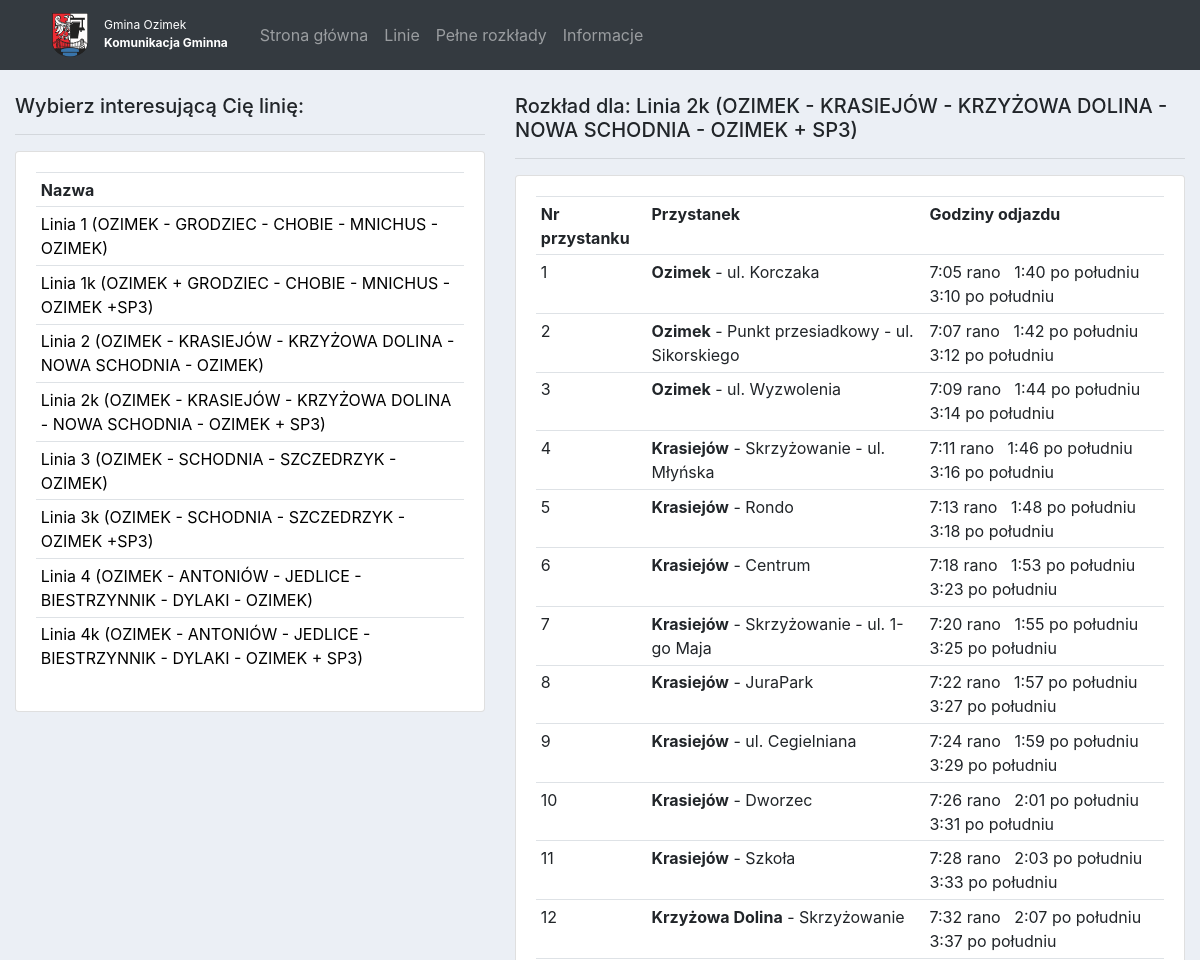
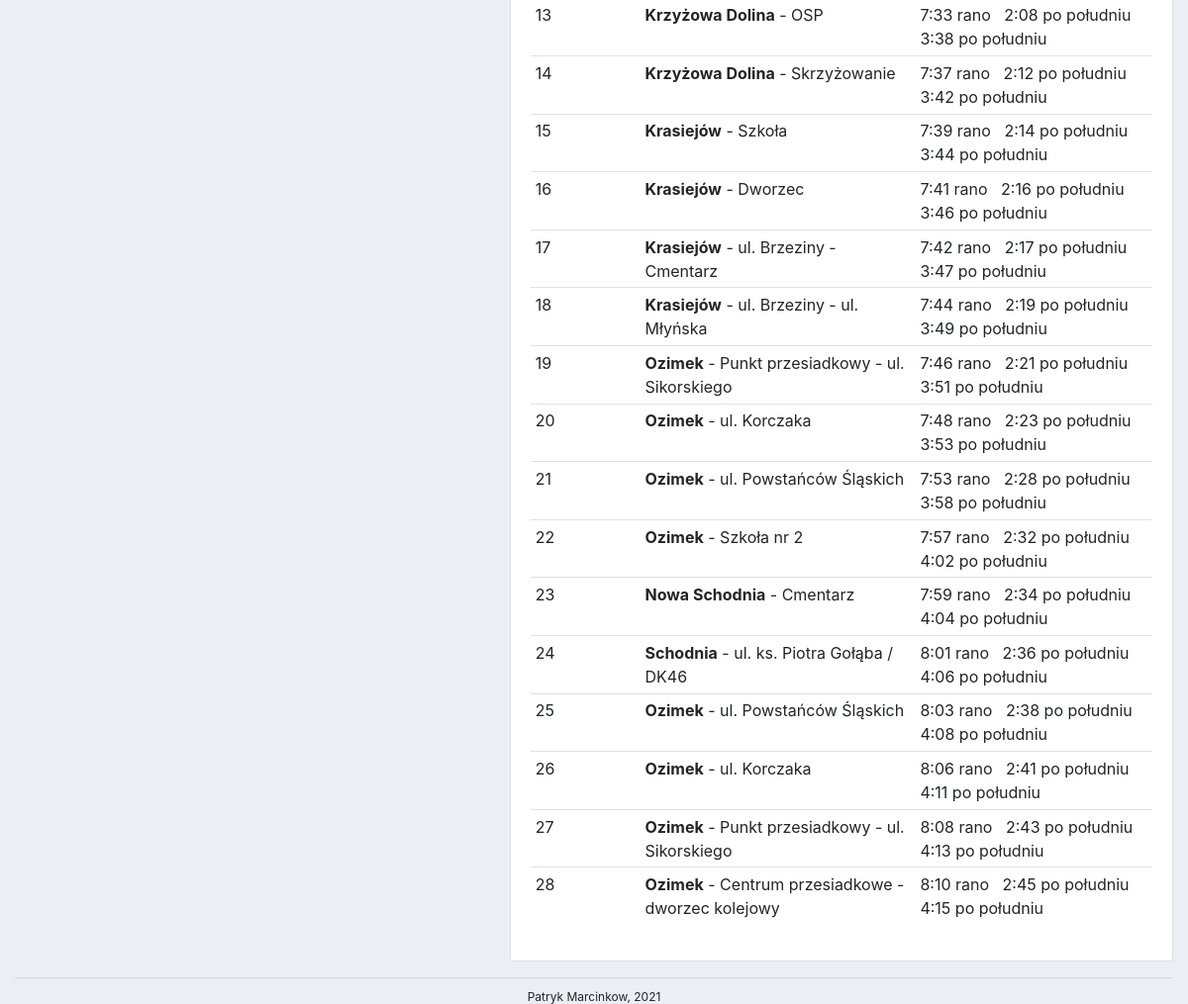
/routes/3/, run on the app's committed database (2 pictures, top to bottom).
### timetable/models.py (models this page shows, shortened)
class Route(models.Model):
    name = models.CharField(max_length=100, null=True)
    def __str__(self):
        return self.name

class Route_details(models.Model):
    route_id = models.ForeignKey(Route, on_delete=models.SET_NULL, null=True)
    stop_nr = models.IntegerField(null=False)
    stop_id = models.ForeignKey(Stop, on_delete=models.SET_NULL, null=True)
    time_diff = models.IntegerField(null=True)
    class Meta:
        unique_together = (("route_id", "stop_nr"),)

class Stop(models.Model):
    name = models.CharField(max_length=200, null=True)
    town = models.ForeignKey(Town, null=True, on_delete=models.SET_NULL)
    def __str__(self):
        return self.name

class Town(models.Model):
    name = models.CharField(max_length=100, null=True)

### timetable/views.py (the view)
# urls.py: path('routes/<str:pk>/', views.route, name="timetable"),
def route(request, pk):
    routes = Route.objects.all().order_by('name')
    selected_route_name = Route.objects.get(pk=pk)
    details = Route_details.objects.filter(route_id=pk)
    time_diffs = details.values_list("time_diff", flat=True)
    starting_hours = Schedule.objects.values_list('start_time', flat=True).filter(route_id=pk)
    time_list = []
    for hour in starting_hours:
        last_stop_time = hour
        time_list_2 = []
        for diff in time_diffs:
            if last_stop_time.minute + diff > 59:
                minutes_to_full_hour = diff - (59 - last_stop_time.minute)
                last_stop_time = datetime.time(last_stop_time.hour + 1, last_stop_time.minute - last_stop_time.minute
                                               + minutes_to_full_hour - 1)
            else:
                last_stop_time = datetime.time(last_stop_time.hour + 0, last_stop_time.minute + diff)
            time_list_2.append(last_stop_time)
        time_list.append(time_list_2)
    context = {'routes': routes, 'details': details, 'time_list': time_list, 'starting_hours': starting_hours,
               'selected_route_name': selected_route_name}
    return render(request, 'timetable/timetable.html', context)

### timetable/templatetags/index.py (called while the page is built)
@register.filter
def index(list, position):
    return list[position]

### timetable/templates/timetable/timetable.html (shortened to what this page needs)
{% extends 'timetable/main.html' %}
{% block content %}
<br>
<div class="row">
    <div class="col-md-5">
        <h5>Wybierz interesującą Cię linię:</h5>
        <hr>
        <div class="card card-body">
            <table class="table table-sm">
                <tr>
                    <th>Nazwa</th>
                </tr>
                {% for route in routes %}
                    <tr>
                        <td><a href="{% url 'timetable' route.id %}">{{route.name}}</a></td>
                    </tr>
                {% endfor %}
            </table>
        </div>
    </div>
    <div class="col-md-7">
        <h5>Rozkład dla:  {{ selected_route_name }}</h5>
        <hr>
        <div class="card card-body">
            <table class="table table-sm">
                <tr>
                    <th>Nr przystanku</th>
                    <th>Przystanek</th>
                    <th>Godziny odjazdu</th>
                </tr>
                {% for detail in details %}
                    <tr>
                        <td>{{detail.stop_nr}}</td>
                        <td><b>{{detail.stop_id.town.name}}</b> - {{detail.stop_id}}</td>
                        {% load index %}
                        <td>
                            {% for starting_hour in starting_hours %}
                            <span class="godzina">
                                {{ time_list|index:forloop.counter0|index:forloop.parentloop.counter0 }}
                            </span>
                            {% endfor %}
                        </td>
                    </tr>
                {% endfor %}
            </table>
        </div>
    </div>
</div>
{% endblock %}

### timetable/static/timetable/css/main.css (style rules this page uses)
body { background-color: #ebeff5; }
td a { text-decoration: none; color: black; }

### data on the page
Route: name "Linia 1 (OZIMEK - GRODZIEC - CHOBIE - MNICHUS - OZIMEK)"
Route: name "Linia 1k (OZIMEK + GRODZIEC - CHOBIE - MNICHUS - OZIMEK +SP3)"
Route: name "Linia 2 (OZIMEK - KRASIEJÓW - KRZYŻOWA DOLINA - NOWA SCHODNIA - OZIMEK)"
Route: name "Linia 2k (OZIMEK - KRASIEJÓW - KRZYŻOWA DOLINA - NOWA SCHODNIA - OZIMEK + SP3)"
Route: name "Linia 3 (OZIMEK - SCHODNIA - SZCZEDRZYK - OZIMEK)"
Route: name "Linia 3k (OZIMEK - SCHODNIA - SZCZEDRZYK - OZIMEK +SP3)"
Route: name "Linia 4 (OZIMEK - ANTONIÓW - JEDLICE - BIESTRZYNNIK - DYLAKI - OZIMEK)"
Route: name "Linia 4k (OZIMEK - ANTONIÓW - JEDLICE - BIESTRZYNNIK - DYLAKI - OZIMEK + SP3)"
Route_details: stop_nr "1", stop_id.town.name "Ozimek", stop_id "ul. Korczaka", starting_hours "7:05 rano" "1:40 po południu" "3:10 po południu"
Route_details: stop_nr "2", stop_id.town.name "Ozimek", stop_id "Punkt przesiadkowy - ul. Sikorskiego", starting_hours "7:07 rano" "1:42 po południu" "3:12 po południu"
Route_details: stop_nr "3", stop_id.town.name "Ozimek", stop_id "ul. Wyzwolenia", starting_hours "7:09 rano" "1:44 po południu" "3:14 po południu"
Route_details: stop_nr "4", stop_id.town.name "Krasiejów", stop_id "Skrzyżowanie - ul. Młyńska", starting_hours "7:11 rano" "1:46 po południu" "3:16 po południu"
Route_details: stop_nr "5", stop_id.town.name "Krasiejów", stop_id "Rondo", starting_hours "7:13 rano" "1:48 po południu" "3:18 po południu"
Route_details: stop_nr "6", stop_id.town.name "Krasiejów", stop_id "Centrum", starting_hours "7:18 rano" "1:53 po południu" "3:23 po południu"
Route_details: stop_nr "7", stop_id.town.name "Krasiejów", stop_id "Skrzyżowanie - ul. 1-go Maja", starting_hours "7:20 rano" "1:55 po południu" "3:25 po południu"
Route_details: stop_nr "8", stop_id.town.name "Krasiejów", stop_id "JuraPark", starting_hours "7:22 rano" "1:57 po południu" "3:27 po południu"
Route_details: stop_nr "9", stop_id.town.name "Krasiejów", stop_id "ul. Cegielniana", starting_hours "7:24 rano" "1:59 po południu" "3:29 po południu"
Route_details: stop_nr "10", stop_id.town.name "Krasiejów", stop_id "Dworzec", starting_hours "7:26 rano" "2:01 po południu" "3:31 po południu"
Route_details: stop_nr "11", stop_id.town.name "Krasiejów", stop_id "Szkoła", starting_hours "7:28 rano" "2:03 po południu" "3:33 po południu"
Route_details: stop_nr "12", stop_id.town.name "Krzyżowa Dolina", stop_id "Skrzyżowanie", starting_hours "7:32 rano" "2:07 po południu" "3:37 po południu"
Route_details: stop_nr "13", stop_id.town.name "Krzyżowa Dolina", stop_id "OSP", starting_hours "7:33 rano" "2:08 po południu" "3:38 po południu"
Route_details: stop_nr "14", stop_id.town.name "Krzyżowa Dolina", stop_id "Skrzyżowanie", starting_hours "7:37 rano" "2:12 po południu" "3:42 po południu"
Route_details: stop_nr "15", stop_id.town.name "Krasiejów", stop_id "Szkoła", starting_hours "7:39 rano" "2:14 po południu" "3:44 po południu"
Route_details: stop_nr "16", stop_id.town.name "Krasiejów", stop_id "Dworzec", starting_hours "7:41 rano" "2:16 po południu" "3:46 po południu"
Route_details: stop_nr "17", stop_id.town.name "Krasiejów", stop_id "ul. Brzeziny - Cmentarz", starting_hours "7:42 rano" "2:17 po południu" "3:47 po południu"
Route_details: stop_nr "18", stop_id.town.name "Krasiejów", stop_id "ul. Brzeziny - ul. Młyńska", starting_hours "7:44 rano" "2:19 po południu" "3:49 po południu"
Route_details: stop_nr "19", stop_id.town.name "Ozimek", stop_id "Punkt przesiadkowy - ul. Sikorskiego", starting_hours "7:46 rano" "2:21 po południu" "3:51 po południu"
Route_details: stop_nr "20", stop_id.town.name "Ozimek", stop_id "ul. Korczaka", starting_hours "7:48 rano" "2:23 po południu" "3:53 po południu"
Route_details: stop_nr "21", stop_id.town.name "Ozimek", stop_id "ul. Powstańców Śląskich", starting_hours "7:53 rano" "2:28 po południu" "3:58 po południu"
Route_details: stop_nr "22", stop_id.town.name "Ozimek", stop_id "Szkoła nr 2", starting_hours "7:57 rano" "2:32 po południu" "4:02 po południu"
Route_details: stop_nr "23", stop_id.town.name "Nowa Schodnia", stop_id "Cmentarz", starting_hours "7:59 rano" "2:34 po południu" "4:04 po południu"
Route_details: stop_nr "24", stop_id.town.name "Schodnia", stop_id "ul. ks. Piotra Gołąba / DK46", starting_hours "8:01 rano" "2:36 po południu" "4:06 po południu"
Route_details: stop_nr "25", stop_id.town.name "Ozimek", stop_id "ul. Powstańców Śląskich", starting_hours "8:03 rano" "2:38 po południu" "4:08 po południu"
Route_details: stop_nr "26", stop_id.town.name "Ozimek", stop_id "ul. Korczaka", starting_hours "8:06 rano" "2:41 po południu" "4:11 po południu"
Route_details: stop_nr "27", stop_id.town.name "Ozimek", stop_id "Punkt przesiadkowy - ul. Sikorskiego", starting_hours "8:08 rano" "2:43 po południu" "4:13 po południu"
Route_details: stop_nr "28", stop_id.town.name "Ozimek", stop_id "Centrum przesiadkowe - dworzec kolejowy", starting_hours "8:10 rano" "2:45 po południu" "4:15 po południu"
